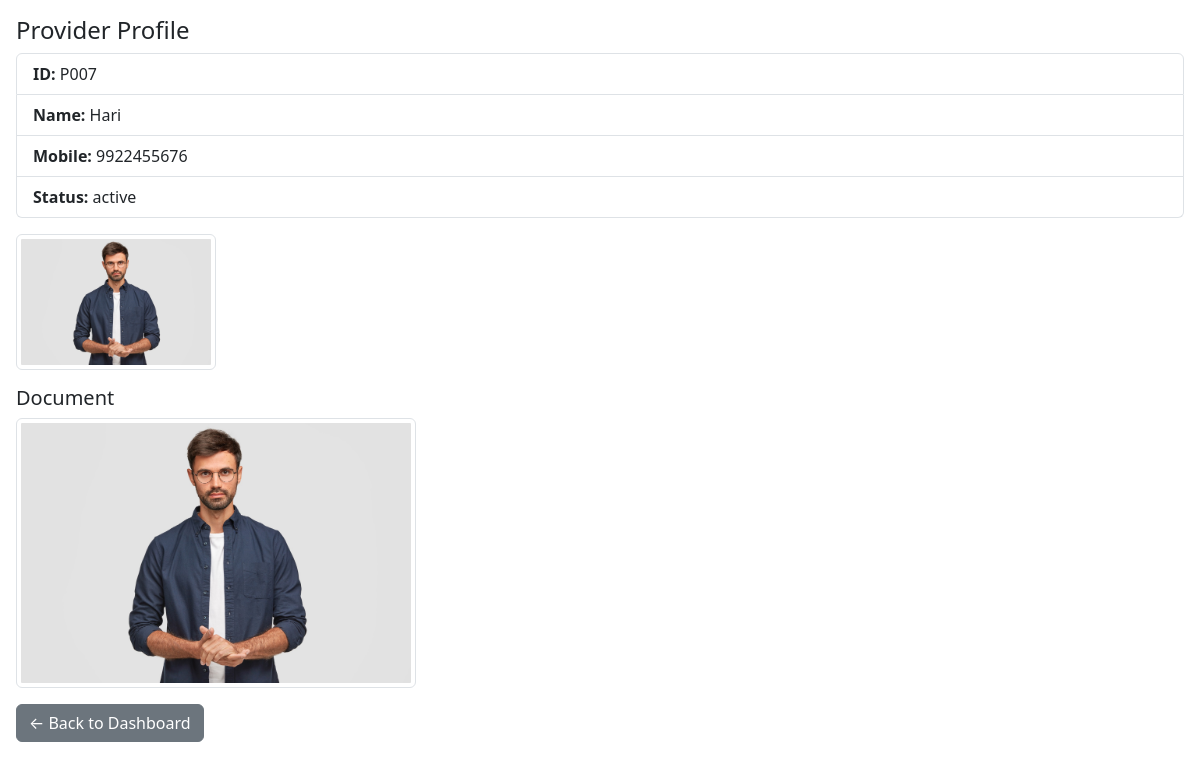
The app's page /view_provider.php?id=P007 with its own data.
### tables this page shows
CREATE TABLE `providers` (
  `provider_id` varchar(10) NOT NULL,
  `provider_name` varchar(100) DEFAULT NULL,
  `provider_dob` date DEFAULT NULL,
  `provider_gender` varchar(10) DEFAULT NULL,
  `provider_mobile` varchar(15) DEFAULT NULL,
  `city` varchar(50) DEFAULT NULL,
  `area` varchar(50) DEFAULT NULL,
  `date` date DEFAULT curdate(),
  `password` varchar(255) DEFAULT NULL,
  `image` varchar(255) DEFAULT NULL,
  `aadhar_doc` varchar(255) DEFAULT NULL,
  `status` enum('pending','active','inactive','converted') NOT NULL DEFAULT 'pending',
  `converted` tinyint(1) DEFAULT 0,
  `email` varchar(255) DEFAULT NULL
);

### view_provider.php (the view, shortened to what this page needs)
<?php
include 'db.php';
$id = $_GET['id'] ?? 0;
$res = $conn->query("SELECT * FROM providers WHERE provider_id='$id'");
$p = $res && $res->num_rows > 0 ? $res->fetch_assoc() : null;
?>
<!DOCTYPE html>
<html>
<head>
  <link href="https://cdn.jsdelivr.net/npm/bootstrap@5.3.2/dist/css/bootstrap.min.css" rel="stylesheet">
</head>
<body class="p-3">
<h4>Provider Profile</h4>
<?php if ($p): ?>
<ul class="list-group mb-3">
  <li class="list-group-item"><b>ID:</b> <?= htmlspecialchars($p['provider_id']) ?></li>
  <li class="list-group-item"><b>Name:</b> <?= htmlspecialchars($p['provider_name']) ?></li>
  <li class="list-group-item"><b>Mobile:</b> <?= htmlspecialchars($p['provider_mobile']) ?></li>
  <li class="list-group-item"><b>Status:</b> <?= htmlspecialchars($p['status']) ?></li>
</ul>
<?php if (!empty($p['image']) && file_exists($p['image'])): ?>
  <div class="mb-3">
    <img src="<?= $p['image'] ?>" alt="Profile Photo" class="img-thumbnail" style="max-width: 200px; height: auto;">
  </div>
<?php endif; ?>
<?php if (!empty($p['aadhar_doc'])): ?>
  <h5 class="mt-3 mb-2">Document</h5>
  <?php
    $doc = $p['aadhar_doc'];
    if (file_exists($doc)) {
        $ext = strtolower(pathinfo($doc, PATHINFO_EXTENSION));
        if (in_array($ext, ['jpg','jpeg','png','gif'])) {
            echo "<img src='$doc' class='img-thumbnail' style='max-width:400px; height:auto;'>";
        } elseif ($ext === 'pdf') {
            echo "<div class='border rounded p-2' style='max-width:400px;'>";
            echo "<embed src='$doc' type='application/pdf' width='100%' height='400px'>";
            echo "</div>";
            echo "<p class='mt-2'><a href='$doc' target='_blank' class='btn btn-primary btn-sm'>Open Full PDF</a></p>";
        } else {
            echo "<a href='$doc' target='_blank' class='btn btn-secondary'>Download File</a>";
        }
    } else {
        echo "<p class='text-danger'>Document file not found in uploads/ folder.</p>";
    }
  ?>
<?php else: ?>
  <p class="text-warning">No document uploaded.</p>
<?php endif; ?>
<?php else: ?>
  <div class="alert alert-danger">Provider not found!</div>
<?php endif; ?>
<p class="mt-3">
  <a href="admin_dashboard.php" class="btn btn-secondary">&larr; Back to Dashboard</a>
</p>
</body>
</html>

### records on screen
providers: provider_id "P007", provider_name "Hari", provider_mobile "9922455676", status "active", image (picture), aadhar_doc (picture)
